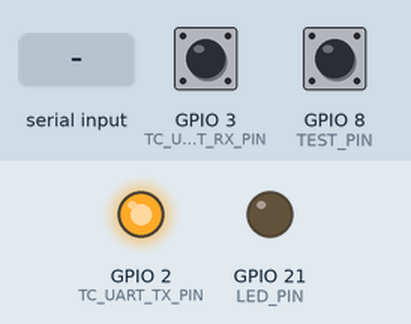
A sketch run on a simulated ESP32-S3. Parts: output pins drawn as LEDs (lit = HIGH). Dashed ring = blinking. Inputs (shaded band) come from the test bench; at power-on: GPIO 8 (TEST_PIN) LOW, GPIO 3 (TC_UART_RX_PIN) HIGH.

Above: at 1.2 s.
1.3 s: GPIO 8 (TEST_PIN) driven HIGH
4.3 s: "1" received over the second serial link
7.3 s: GPIO 8 (TEST_PIN) driven LOW
At 8.1 s:
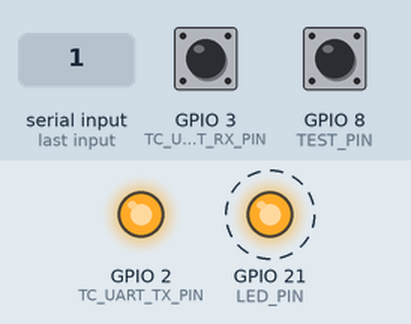
10.3 s: GPIO 8 (TEST_PIN) pulsed HIGH 5 times (0.12 s each, 0.3 s apart)
At 11.39 s:
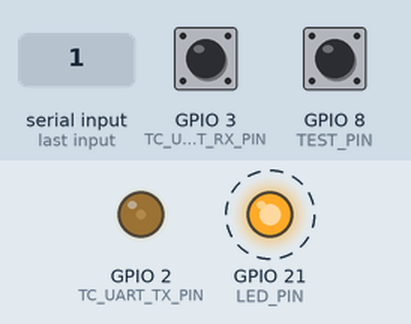
Timing chart, 0 to 14.3 s (numbered marks = the images above; inputs shaded):
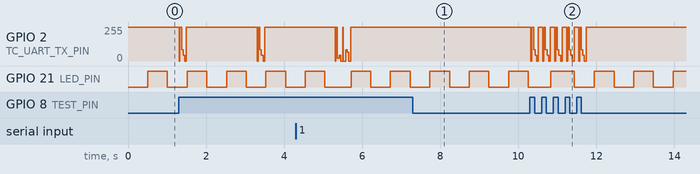

Measured:
- after the input at 7.3 s, GPIO 2 (TC_UART_TX_PIN): stops changing and stays 255/255
- after the input at 10.3 s, GPIO 2 (TC_UART_TX_PIN): 255/255 → 0/255 at once, then repeats every 0.31 s: 255/255 0.04 s, 85/255 0.04 s, 43/255 0.04 s, 0/255 0.04 s, 255/255 0.12 s, 0/255 0.02 s, until it stays 255/255 from 11.7 s
- by itself, GPIO 21 (LED_PIN): alternates HIGH for 0.50 s and LOW for 0.50 s

The sketch:

ESP32_Repertor_for_FreeRTOS_Varia.ino
```cpp
// ================================================
// ESP32-S3 TC Repeater with FreeRTOS + 可変長パケット対応
// - BitBang 300bps (GPIO2: TX, GPIO3: RX)
// - UART Pi (GPIO43: TX, GPIO44: RX)
// - OLED無効化（I2C: GPIO4, GPIO5）
// - テスト送信スイッチ: GPIO8（HIGH時に送信）
// - 内蔵LED: GPIO21
// ================================================

#include <Arduino.h>

#define PI_UART_TX_PIN 43
#define PI_UART_RX_PIN 44
#define TC_UART_TX_PIN 2
#define TC_UART_RX_PIN 3
#define TEST_PIN 8
#define LED_PIN 21

#define MAX_PKT_SIZE 16  // 最大パケットサイズ

#define BIT_PAT        true   // LSB

QueueHandle_t piToTcQueue;
QueueHandle_t tcToPiQueue;

portMUX_TYPE serialMux = portMUX_INITIALIZER_UNLOCKED;

struct PacketInfo {
  uint8_t cmd;
  uint8_t len;
};

const PacketInfo packetTable[] = {
  {0x06, 6},
  {0x10, 6},
  {0x11, 6},
  {0x50, 6},
  {0x13, 8},
  {0x20, 8},
};

uint8_t reverseBits(uint8_t b) {
  b = (b & 0xF0) >> 4 | (b & 0x0F) << 4;
  b = (b & 0xCC) >> 2 | (b & 0x33) << 2;
  b = (b & 0xAA) >> 1 | (b & 0x55) << 1;
  return b;
}

uint8_t getExpectedLength(uint8_t cmd) {
  for (size_t i = 0; i < sizeof(packetTable) / sizeof(PacketInfo); ++i) {
    if (packetTable[i].cmd == cmd) return packetTable[i].len;
  }
  return 6; // デフォルト長
}

void bitbangSendPacket(const uint8_t* data, size_t len) {
  portENTER_CRITICAL(&serialMux);  // ★ ここで割込み禁止

  for (size_t i = 0; i < len; ++i) {
    uint8_t msbBit = BIT_PAT ? data[i] : reverseBits(data[i]);
    uint8_t b = msbBit;
    digitalWrite(TC_UART_TX_PIN, LOW); delayMicroseconds(3333);
    for (int j = 0; j < 8; ++j) {
      digitalWrite(TC_UART_TX_PIN, b & 0x01); delayMicroseconds(3333);
      b >>= 1;
    }
    digitalWrite(TC_UART_TX_PIN, HIGH); delayMicroseconds(3333);
//    delayMicroseconds(4000);
  }
  // bitbangSendPacket() の最後
  delayMicroseconds(4000);  // パケット間ギャップ
  portEXIT_CRITICAL(&serialMux);   // ★ ここで解放
}

bool bitbangReceiveByte(uint8_t* outByte) {
  if (digitalRead(TC_UART_RX_PIN) == LOW) {
    noInterrupts();
    delayMicroseconds(1666);  // スタートビット中央へ
    while (digitalRead(TC_UART_RX_PIN) == LOW);
    delayMicroseconds(3333); // 最初のデータビットへ

    uint8_t b = 0;
    for (int i = 0; i < 8; ++i) {
      b |= (digitalRead(TC_UART_RX_PIN) << i);  // ← LSB順にそのまま受信
      delayMicroseconds(3333);
    }
    interrupts();

    delayMicroseconds(500);  // stopビット完了のための追加待機

    // モードによって切換え
    *outByte = BIT_PAT ? reverseBits(b) : b;
    return true;
  }
  return false;
}

#if 0
bool bitbangReceiveByte(uint8_t* outByte) {
  if (digitalRead(TC_UART_RX_PIN) == LOW) {
    noInterrupts();
    delayMicroseconds(1666);
    while (digitalRead(TC_UART_RX_PIN) == LOW);
    delayMicroseconds(3333);

    uint8_t b = 0;
    for (int i = 0; i < 8; ++i) {
      b <<= 1;
      if (digitalRead(TC_UART_RX_PIN)) b |= 0x80;
      delayMicroseconds(3333);
    }
    interrupts();
    *outByte = reverseBits(b);  // LSB → MSB に変換
    return true;
  }
  return false;
}
#endif

void uartToTcTask(void* pv) {
  uint8_t buf[MAX_PKT_SIZE];
  for (;;) {
    if (Serial2.available()) {
      uint8_t cmd = Serial2.read();
      uint8_t len = getExpectedLength(cmd);
      buf[0] = cmd;
      Serial2.readBytes(buf + 1, len - 1);
      xQueueSend(piToTcQueue, buf, portMAX_DELAY);
    }
    vTaskDelay(pdMS_TO_TICKS(5));
  }
}

void tcSenderTask(void* pv) {
  uint8_t buf[MAX_PKT_SIZE];
  for (;;) {
    if (xQueueReceive(piToTcQueue, buf, portMAX_DELAY)) {
      uint8_t len = getExpectedLength(buf[0]);
      bitbangSendPacket(buf, len);
    }
  }
}

void tcReceiverTask(void* pv) {
  uint8_t packet[MAX_PKT_SIZE];
  for (;;) {
    uint8_t b;
    if (bitbangReceiveByte(&b)) {
      uint8_t expectedLen = getExpectedLength(b);
      packet[0] = b;
      for (uint8_t i = 1; i < expectedLen; ++i) {
        while (!bitbangReceiveByte(&packet[i])) vTaskDelay(1);
      }
      xQueueSend(tcToPiQueue, packet, portMAX_DELAY);
    } else {
      vTaskDelay(1);
    }
  }
}

void tcToUartTask(void* pv) {
  uint8_t buf[MAX_PKT_SIZE];

//  delayMicroseconds(4000);  // ← BitBang終了を待ってUART送信開始

  for (;;) {
    if (xQueueReceive(tcToPiQueue, buf, portMAX_DELAY)) {
      uint8_t len = getExpectedLength(buf[0]);

     // 衝突防止：BitBang送信直後のUART送信をわずかに遅延
      delayMicroseconds(4000);  // 1バイトぶん程度のBitBang時間確保

      //  そのまま返す or 反転
      uint8_t msbBuf[MAX_PKT_SIZE];
      for (uint8_t i = 0; i < len; ++i) {
//        msbBuf[i] = BIT_PAT ? reverseBits(buf[i]) : buf[i];
        msbBuf[i] = BIT_PAT ? buf[i] : reverseBits(buf[i]) ;
      }
      Serial2.write(msbBuf, len);
      Serial2.flush();  // UART TXバッファが空になるまで待機
    }
  }
}

const uint8_t testPacket[6] = {0x01, 0x06, 0x05, 0x00, 0x00, 0x0C};
void testLoopTask(void* pv) {
  static unsigned long lastSend = 0;
  static bool wasHigh = false;
  for (;;) {
    bool isHigh = digitalRead(TEST_PIN);
    if (isHigh && (!wasHigh || millis() - lastSend > 2000)) {
      xQueueSend(piToTcQueue, (void*)testPacket, portMAX_DELAY);
      lastSend = millis();
    }
    wasHigh = isHigh;
    vTaskDelay(100 / portTICK_PERIOD_MS);
  }
}

void setup() {
  pinMode(LED_PIN, OUTPUT);
  pinMode(TEST_PIN, INPUT);
  pinMode(TC_UART_TX_PIN, OUTPUT);
  pinMode(TC_UART_RX_PIN, INPUT_PULLUP);
  digitalWrite(TC_UART_TX_PIN, HIGH);

  Serial.begin(115200);
  Serial2.begin(9600, SERIAL_8N1, PI_UART_RX_PIN, PI_UART_TX_PIN);

  piToTcQueue = xQueueCreate(8, MAX_PKT_SIZE);
  tcToPiQueue = xQueueCreate(8, MAX_PKT_SIZE);

  xTaskCreatePinnedToCore(uartToTcTask,   "UART->TC",  2048, NULL, 1, NULL, 1);
  xTaskCreatePinnedToCore(tcSenderTask,   "TC SEND",   2048, NULL, 1, NULL, 0);
  xTaskCreatePinnedToCore(tcReceiverTask, "TC RECV",   2048, NULL, 1, NULL, 0);
  xTaskCreatePinnedToCore(tcToUartTask,   "TC->UART",  2048, NULL, 1, NULL, 1);
  xTaskCreatePinnedToCore(testLoopTask,   "TEST",      2048, NULL, 1, NULL, 1);
}

// loop()にLED点滅処理を追加
void loop() {
  static unsigned long lastBlink = 0;
  static bool ledState = false;

  if (millis() - lastBlink >= 500) {
    ledState = !ledState;
    digitalWrite(LED_PIN, ledState);
    lastBlink = millis();
  }

  // loop()は必ず何かdelay入れる（CPU占有防止）
  delay(10);
}
```
